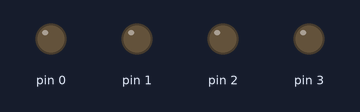
This sketch was run on a simulated Arduino Uno, built with avr-gcc and run on an emulated ATmega328P. On the bench: output pins drawn as LEDs (lit = HIGH).

Above: at 0.2 s.
At 1.2 s:
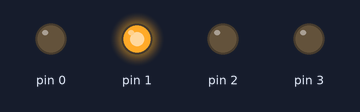
At 1.7 s:
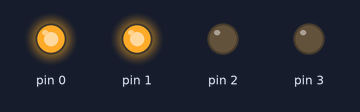
At 2.7 s:
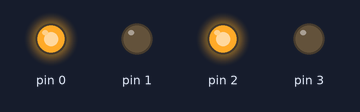
At 4.2 s:
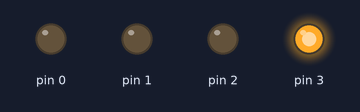
At 5.7 s:
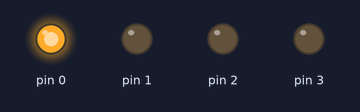
Timing chart, 0 to 6.5 s (numbered marks = the images above):
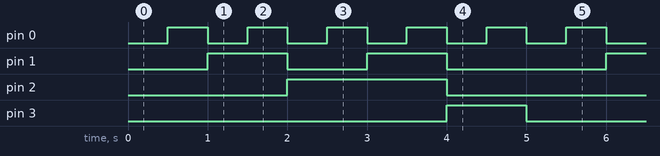

The sketch:

sketch_jun7a.ino
```cpp
void setup(){
  DDRD = B00001111;// portas 0 a 3 como saída
}

void loop(){
  for(PORTD=B00000000; PORTD^B00001010; PORTD+=B00000001)
    delay(500);// espera o tempo
}
```

Measured:
- by itself, pin 0: alternates HIGH for 0.50 s and LOW for 0.50 s
- by itself, pin 1: repeats every 5.0 s: LOW 1.0 s, HIGH 1.0 s, LOW 2.0 s, HIGH 1.0 s
- by itself, pin 2: alternates HIGH for 2.0 s and LOW for 3.0 s
- by itself, pin 3: alternates HIGH for 1.0 s and LOW for 4.0 s
